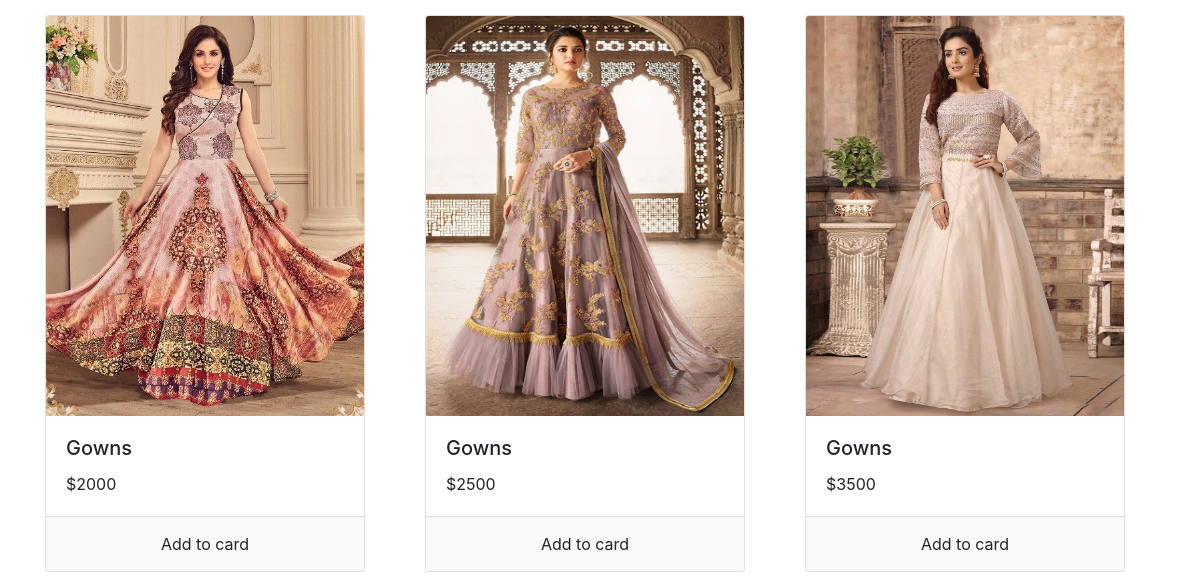
Before: / (lower part) with the older database file.
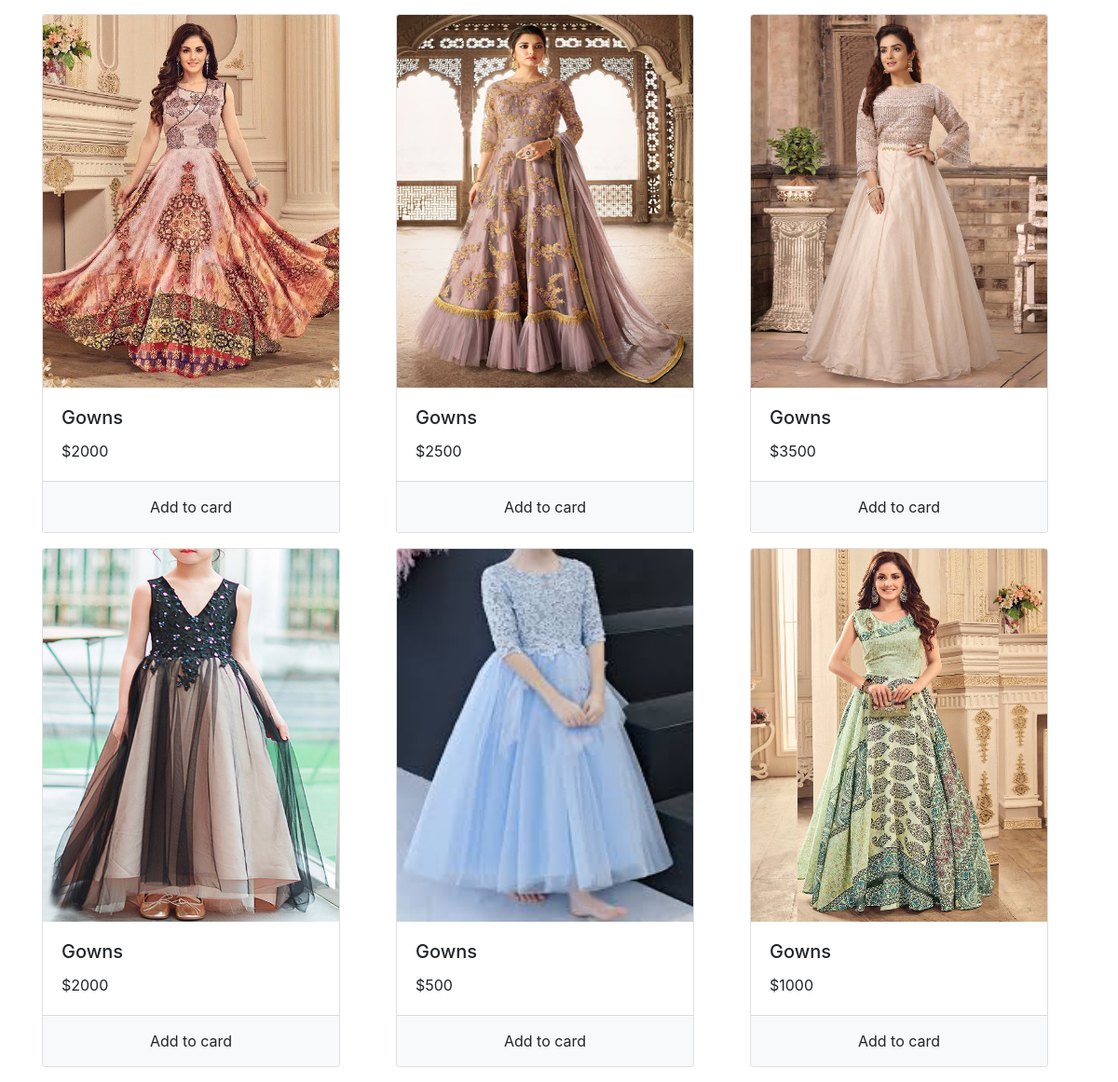
After: the same page with the newer database file.
### store/models/product.py (models this page shows, shortened)
class Product(models.Model):
    name=models.CharField(max_length=20)
    price=models.IntegerField(default=0)
    category=models.ForeignKey(Category,on_delete=models.CASCADE,default=1)
    description=models.CharField(max_length=200, default='',blank=True,null=True)
    image=models.ImageField(upload_to='product_img/')
    @staticmethod
    def get_all_product_data():
        return Product.objects.all()

### store/views.py (the view, shortened to what this page needs)
# urls.py: path('',Index.as_view(),name='homepage'),
class Index(View):
    def get(self,request):
        cart=request.session.get('cart')
        if not cart:
            request.session.cart={}
        products=None
        categories=Category.get_category()
        categoryId=request.GET.get('category')
        if categoryId:
            products = Product.get_all_product_data_by_category_id(categoryId)
        else:
            products = Product.get_all_product_data()
        data={}
        data['products']=products
        data['categories']=categories
        print('you are-',request.session.get('email'))
        return render(request,'index.html',data)

### store/models/catagory.py (called while the page is built)
    @staticmethod
    def get_category():
        return Category.objects.all()

### store/templatetags/cart.py (called while the page is built)
@register.filter(name='is_in_cart') #find product is in the cart or not
def is_in_cart(product,cart):
    keys=cart.keys()
    for id in keys:
        if id.isdigit():
            if int(id) == product.id:
                return True
    return False

@register.filter(name='currency') #find product quantity
def currency(number):
    return "$"+str(number)

### store/templates/index.html (shortened to what this page needs)
{% extends 'header.html'%}
       {% block content %}
       {% load cart %}
        <div class="container">
              <div class="row">
                {% for p in products %}
                  <div class="col mb-3 mx-auto" id={{p.id}}>
                    <div class="card" style="width: 20rem;">
                        <img class="card-img-top" src="{{p.image.url}}" alt="Card image cap" style="max-height: 400px;">
                        <div class="card-body">
                          <h5 class="card-title">{{p.name}}</h5>
                          <p class="card-text">{{p.price|currency}}</p>
                        </div>
                        <div class="card-footer bg-light p-2">
                          {% if p|is_in_cart:request.session.cart %}
                            <div class="row no-gutters">
                            <form action="/#{{p.id}}"  method="POST" class="btn-block col-2">
                            {% csrf_token %}
                            <input hidden type="text" name="p_id" value={{p.id}}>
                            <input hidden type="number" name="remove" value=-1>
                            <input type="submit" value="-" class="btn btn-secondary btn-block">
                            </form>
                            <div class="col text-center bg-light">{{p|quantity:request.session.cart}} in cart</div>
                            <form action="/#{{p.id}}"  method="POST" class="btn-block col-2">
                            {% csrf_token %}
                            <input hidden type="text" name="p_id" value={{p.id}}>
                            <input type="submit" value="+" class="btn btn-secondary btn-block">
                            </form>
                            </div>
                          {% else %}
                          <form action="/#{{p.id}}" method="POST" class="btn-block">
                          <input type="submit" class="btn btn-light col" value="Add to card">
                          </form>
                          {% endif %}
                      </div>
                  </div>
                  </div>
                 {% endfor %}
            </div>
      </div>
      {% endblock%}

### store/templates/header.html (shortened to what this page needs)
<!DOCTYPE html>
<html lang="en">
<head>
    <link rel="stylesheet" href="https://maxcdn.bootstrapcdn.com/bootstrap/4.0.0/css/bootstrap.min.css">
</head>
<body>
    {% block content %}
    {% endblock%}
</body>
</html>

Changed rows visible on the page:
added Product: image (picture), name "Gowns", price "$2000"
added Product: image (picture), name "Gowns", price "$500"
added Product: image (picture), name "Gowns", price "$1000"
